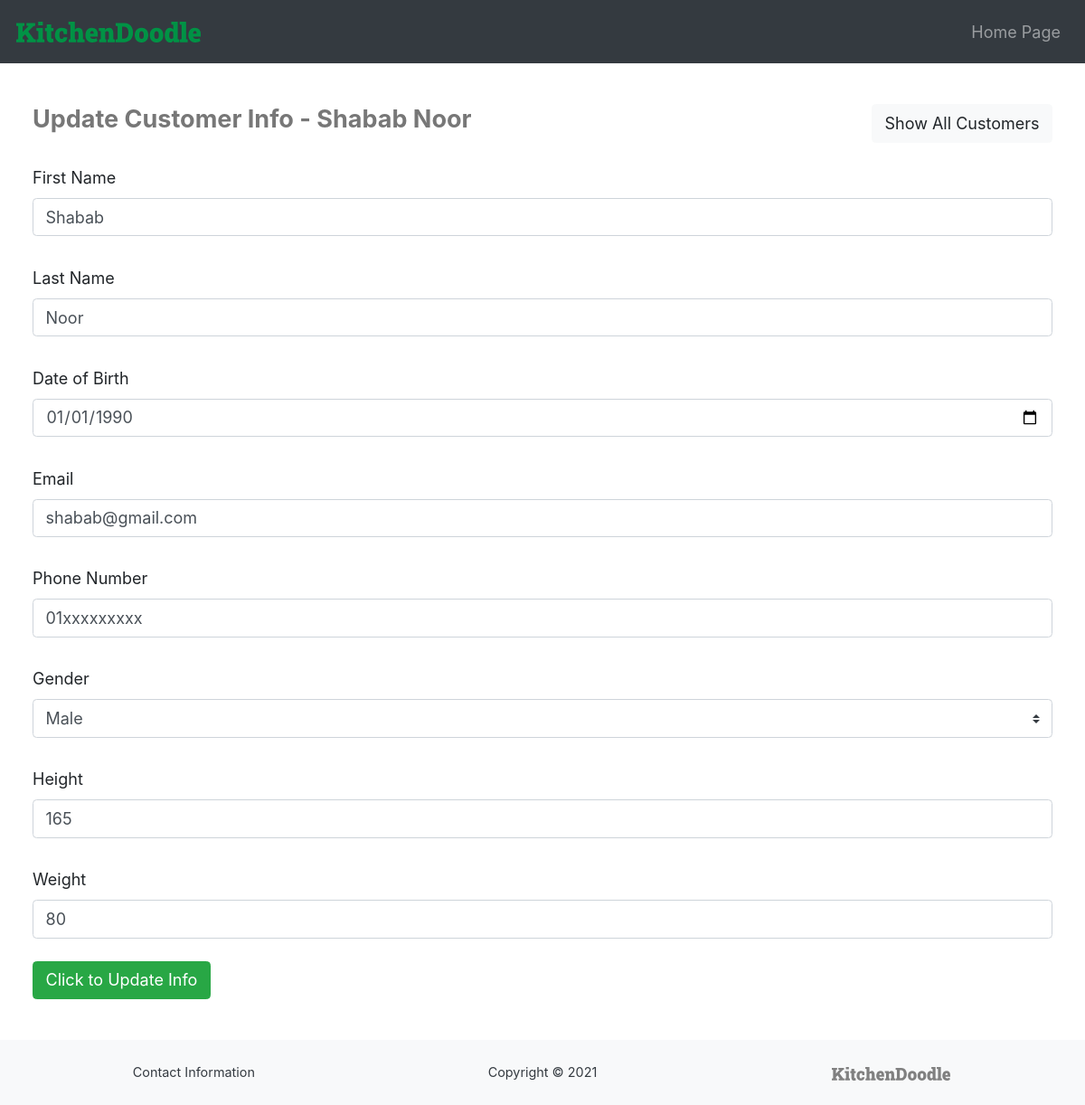
Screenshot of /customerUpdate.php?id=1 (signed in) with the database file from the repository.
### tables this page shows
CREATE TABLE `customers` (
  `id` int(10) NOT NULL,
  `first_name` varchar(50) NOT NULL,
  `last_name` varchar(50) NOT NULL,
  `dob` date NOT NULL,
  `email` varchar(320) NOT NULL,
  `password` varchar(100) DEFAULT NULL,
  `phone` varchar(32) NOT NULL,
  `join_date` date NOT NULL,
  `gender` varchar(15) DEFAULT NULL,
  `height` double DEFAULT NULL,
  `weight` double DEFAULT NULL
);

### customerUpdate.php (the view, shortened to what this page needs)
    <?php
if(
    isset($_SESSION['emp_email']) &&
    !empty($_SESSION['emp_email'])
){
    $id = $_GET['id'];
    $first_name = "";
    $last_name = "";
    $email = "";
    $phone = "";
    $weight = 0;
    $height = 0;
    $gender = "";
    try{
        $conn = new PDO("mysql:host=localhost:3306;dbname=kitchendoodle_db;", "root", "");
        $conn->setAttribute(PDO::ATTR_ERRMODE, PDO::ERRMODE_EXCEPTION);
        $querystring = "SELECT * FROM customers WHERE id=$id";
        $returnobj = $conn->query($querystring);
        if($returnobj->rowCount()==1){
            foreach($returnobj as $row){
                $first_name = $row['first_name'];
                $last_name = $row['last_name'];
                $dob = $row['dob'];
                $email = $row['email'];
                $phone = $row['phone'];
                $weight = $row['weight'];
                $height = $row['height'];
                $gender = $row['gender'];
            }
        }
    }
    catch(PDOException $ex){
        ?>
            <script>location.assign("ingredientList.php");</script>
        <?php
    }
    ?>
    <!DOCTYPE html>
    <html lang="en">
    <head>
        <link rel="stylesheet" href="https://maxcdn.bootstrapcdn.com/bootstrap/4.5.2/css/bootstrap.min.css">
        <link rel="stylesheet" href="https://use.fontawesome.com/releases/v5.7.0/css/all.css">
        <link href="css/style.css" rel="stylesheet">
        <link href="css/style-employee-general.css" rel="stylesheet">
    </head>
    <body>
        <nav class="navbar navbar-expand-md navbar-dark bg-dark">
            <a href="employeeHome.php" class="navbar-brand"> <img src="images/kd-logo-full-green.svg" alt="KD" class="navbar-brand-image"> </a>
            <div class="navbar-collapse">
                <ul class="navbar-nav ml-auto">
                    <li class="nav-item">
                        <a href="employeeHome.php" class="nav-link" > Home Page </a>
                    </li>
                </ul>
            </div>
        </nav>
        <div class="container-fluid content main-container">
            <div class="d-flex justify-content-between align-items-center" style="margin-bottom: 1em;">
                <h4> Update Customer Info - <?php echo $first_name." ".$last_name ?> </h4>
                <input type="button" class="btn btn-light" value="Show All Customers" onclick="redirect('customerList.php')">
            </div>
            <div>
                <form action="customerUpdateProcess.php" method="post">
                    <div class="form-group">
                        <label for="first-name">First Name</label>
                        <input class="form-control" type="text" id="first-name" name="first-name" value="<?php echo $first_name ?>" placeholder="Enter first name">
                    </div>
                    <div class="form-group">
                        <label for="last-name">Last Name</label>
                        <input class="form-control" type="text" id="last-name" name="last-name" value="<?php echo $last_name ?>" placeholder="Enter last name">
                    </div>
                    <div class="form-group">
                        <label for="dob">Date of Birth</label>
                        <input class="form-control" type="date" id="dob" name="dob" value="<?php echo $dob ?>" placeholder="Enter date of birth">
                    </div>
                    <div class="form-group">
                        <label for="email">Email</label>
                        <input class="form-control" type="text" id="email" name="email" value="<?php echo $email ?>" placeholder="Enter email address">
                    </div>
                    <div class="form-group">
                        <label for="phone">Phone Number</label>
                        <input class="form-control" type="text" id="phone" name="phone" value="<?php echo $phone ?>" placeholder="Enter phone number">
                    </div>
                    <div class="form-group">
                        <label for="gender">Gender</label>
                        <select class="custom-select" id="gender" name="gender">
                            <option <?php if($gender == "male") echo "selected" ?> value="male">Male</option>
                        </select>
                    </div>
                    <div class="form-group">
                        <label for="height">Height</label>
                        <input class="form-control" type="number" step="0.01" id="height" name="height" value="<?php echo $height ?>" placeholder="Enter height">
                    </div>
                    <div class="form-group">
                        <label for="weight">Weight</label>
                        <input class="form-control" type="number" step="0.01" id="weight" name="weight" value="<?php echo $weight ?>" placeholder="Enter weight">
                    </div>
                    <input class="btn btn-success" type="submit" value="Click to Update Info">
                </form>
            </div>
        </div>
        <footer>
            <div class="row no-gutters text-center text-dark bg-light custom-footer">
                <div class="col-sm-4">
                    Contact Information
                </div>
                <div class="col-sm-4">
                    Copyright © 2021
                </div>
                <div class="col-sm-4">
                    <a href="index.html" class="">
                        <img src="images/kd-logo-full-grey.svg" alt="KD" class="footer-logo">
                    </a>
                </div>
            </div>
        </footer>
    </body>
    </html>
    <?php
}
else{
    ?>
        <script> location.assign("employeeLogin.php") </script>
    <?php
}
?>

### css/style.css (style rules this page uses)
:root { font-size: 18px; --clr-primary-900: #009245; --clr-primary-600: #AFD7A9; --clr-bs-primary: #0275d8; --clr-bs-success: #5cb85c; --clr-bs-info: #5bc0de; --clr-bs-warning: #f0ad4e; --clr-bs-danger: #d9534f; --clr-bs-dark: #292b2c; --clr-bs-light: #f7f7f7; --clr-bs-primary-pop: #007bff; --clr-bs-success-pop: #28a745; --clr-bs-info-pop: #17a2b8; --clr-bs-warning-pop: #ffc107; --clr-bs-danger-pop: #dc3545; --clr-bs-dark-pop: #343a40; --clr-bs-light-pop: #f8f9fa; --clr-bs-success-light: #c3e6cb; --clr-bs-info-light: #d1ecf1; --clr-bs-warning-light: #fff3cd; --clr-bs-danger-light: #f8d7da; --clr-bs-success-deep: #155724; --clr-bs-info-deep: #0c5460; --clr-bs-warning-deep: #856404; --clr-bs-danger-deep: #721c24; --clr-bs-nav-dark: #353b41; --font-roboto-slab: "Roboto Slab", serif; --font-roboto: "Roboto", sans-serif; }
html { height: 100%; width: 100%; }
body { min-height: 100%; display: flex; flex-direction: column; }
.container-fluid { --padding: 1em; padding-left: var(--padding); padding-right: var(--padding); }
nav { min-width: inherit; }
.navbar-brand { padding-bottom: 0.4em; }
.navbar-brand-image { height: 1em; }
.navbar li { padding-left: 0.8em; padding-top: 0.2em; padding-bottom: 0.2em; }
.content { flex: 1 0 auto; }
.custom-footer { font-size: 0.8em; padding: 1.5em; width: 100%; margin-top: auto; flex-shrink: 0; }
.custom-footer div { padding-top: 0.25em; padding-bottom: 0.25em; }
.footer-logo { height: 1em; }
h4 { font-weight: bold; color: var(--clr-bs-nav-dark); }

### css/style-employee-general.css (style rules this page uses)
.main-container { padding: 2.5em 2em; display: flex; flex-direction: column; }
h4 { font-weight: bold; color: #777; }

### customerUpdate.php (style rules this page uses)
.form-group { padding: 0.4em 0em; }

### rows the page displays
customers: first_name "Shabab", last_name "Noor", first-name "Shabab", last-name "Noor", dob "01/01/1990", email "shabab@gmail.com", phone "01xxxxxxxxx", gender "Male", height "165", weight "80"
